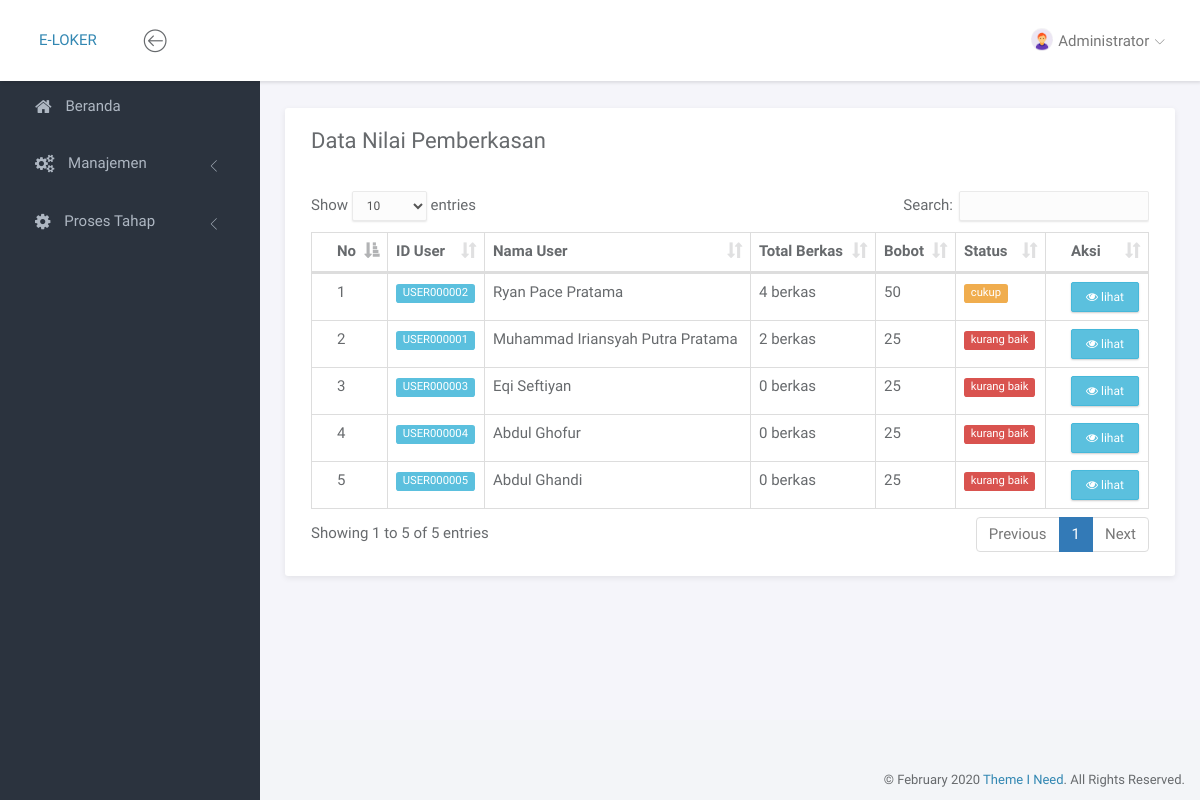
The page /portal/index.php?page=pemberkasan (signed in) on the database as committed earlier.
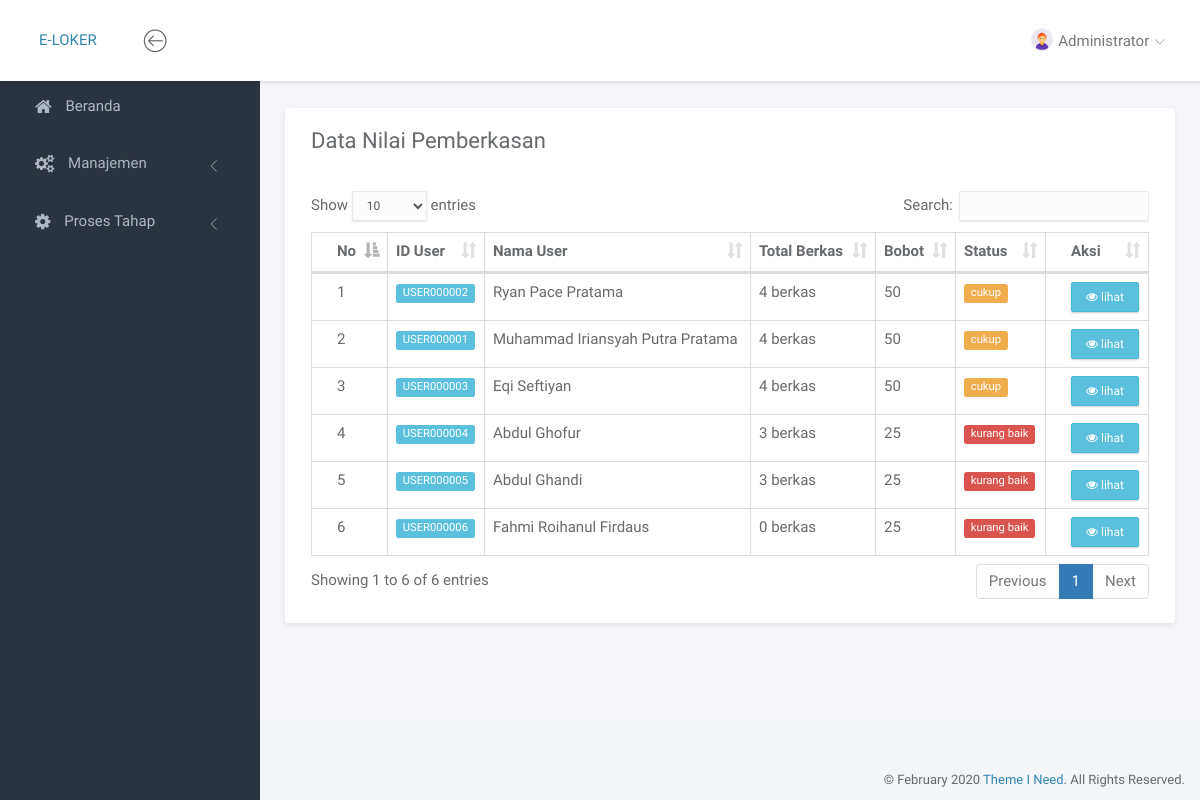
The same page on the database as committed later.
### tables this page shows
CREATE TABLE `pemberkasan` (
  `id` int(10) NOT NULL,
  `user_id` varchar(11) DEFAULT NULL,
  `file_ktp_upload` varchar(100) DEFAULT NULL,
  `file_kk_upload` varchar(100) DEFAULT NULL,
  `file_ijazah_skl_upload` varchar(100) DEFAULT NULL,
  `file_skck_upload` varchar(100) DEFAULT NULL,
  `file_surat_domisili_upload` varchar(100) DEFAULT NULL,
  `file_cv_upload` varchar(100) DEFAULT NULL,
  `pemberkasan_nilai` int(3) DEFAULT NULL,
  `pemberkasan_bobot` int(3) DEFAULT NULL
);

CREATE TABLE `user` (
  `id` varchar(11) NOT NULL,
  `nik` varchar(16) DEFAULT NULL,
  `nama_lengkap` varchar(50) DEFAULT NULL,
  `tgl_lahir` date DEFAULT NULL,
  `alamat` text DEFAULT NULL,
  `jenis_kelamin` enum('L','P') DEFAULT NULL,
  `email` varchar(40) DEFAULT NULL,
  `no_hp` varchar(12) DEFAULT NULL,
  `password` varchar(10) DEFAULT NULL,
  `image_url` varchar(100) DEFAULT NULL,
  `login_terakhir` timestamp NULL DEFAULT NULL
);

### portal/page/admin/pemberkasan/pemberkasan.php (the view, shortened to what this page needs)
<div class="panel panel-headline">
    <div class="panel-heading">
        <div class="row">
            <div class="col-md-12">
                <div class="pull-left">
                    <h3 class="panel-title">Data Nilai Pemberkasan</h3>
                </div>
            </div>
        </div>
    </div>
    <div class="panel-body">
        <div class="row">
            <div class="col-md-12">
                <div class="table-responsive">
                    <table class="table table-bordered example">
                        <thead>
                            <tr>
                                <th>No</th>
                                <th>ID User</th>
                                <th>Nama User</th>
                                <th>Total Berkas</th>
                                <th>Bobot</th>
                                <th>Status</th>
                                <th>Aksi</th>
                            </tr>
                        </thead>
                        <tbody>
                            <?php
                            $no = 1;
                            $q = mysqli_query($conn, "SELECT * FROM pemberkasan
                                                    JOIN user ON pemberkasan.user_id=user.id") or die (mysqli_error($conn));
                            while($data=mysqli_fetch_array($q)){ ?>
                                <tr>
                                    <td><?= $no ?></td>
                                    <td><span class="label label-info"><?= $data[1] ?></span></td>
                                    <td><?= $data['nama_lengkap'] ?></td>
                                    <td><?= getNilaiBerkas($data['pemberkasan_nilai']) ?></td>
                                    <td><?= getNilaiBobot($data['pemberkasan_bobot']) ?></td>
                                    <td><?= getStatus($data['pemberkasan_bobot']) ?></td>
                                    <td>
                                        <a href="?page=userdetail&id=<?= $data[1] ?>" class="btn btn-info btn-xs"><i class="fa fa-eye"></i> lihat</a>
                                    </td>
                                </tr>
                            <?php $no++; } ?>
                        </tbody>
                    </table>
                </div>
            </div>
        </div>
    </div>
</div>

### portal/index.php (shortened to what this page needs)
<?php
	if (!empty($_SESSION['email']) && !empty($_SESSION['password']) && !empty($_SESSION['role'])){
		include "lib/koneksi.php";
?>
<!doctype html>
<html lang="en">
<head>
	<link rel="stylesheet" href="assets/vendor/bootstrap/css/bootstrap.min.css">
	<link rel="stylesheet" href="assets/vendor/font-awesome/css/font-awesome.min.css">
	<link rel="stylesheet" href="assets/vendor/linearicons/style.css">
	<link rel="stylesheet" href="assets/vendor/chartist/css/chartist-custom.css">
	<link rel="stylesheet" href="assets/css/main.css">
	<link rel="stylesheet" href="assets/css/demo.css">
	<link rel="stylesheet" href="assets/vendor/font-awesome/css/font-awesome.min.css">
	<link rel="stylesheet" href="assets/vendor/datatables.net-bs/css/dataTables.bootstrap.min.css">
</head>
<body>
	<div id="wrapper">
		<?php
			include "service.php";
			include "header.php";
			include "sidebar.php";
		?>
		<div class="main">
			<div class="main-content">
				<div class="container-fluid">
					<?php include "content.php"; ?>
				</div>
			</div>
		</div>
		<footer>
			<div class="container-fluid">
				<p class="copyright">&copy; <?= date('F Y') ?> <a href="https://www.themeineed.com" target="_blank">Theme I Need</a>. All Rights Reserved.</p>
			</div>
		</footer>
	</div>
</body>
</html>
<?php
} ?>

### portal/header.php (shortened to what this page needs)
<nav class="navbar navbar-default navbar-fixed-top">
	<div class="brand">
		<a href="?page=beranda">E-LOKER</a>
	</div>
	<div class="container-fluid">
		<div class="navbar-btn">
			<button type="button" class="btn-toggle-fullwidth"><i class="lnr lnr-arrow-left-circle"></i></button>
		</div>
		<div id="navbar-menu">
			<ul class="nav navbar-nav navbar-right">
				<li class="dropdown">
					<a href="#" class="dropdown-toggle" data-toggle="dropdown"><img src="<?= $_SESSION['role'] == 2 ? $auth['image_url'] !== null ? 'file/gambar/'.$auth['image_url'] : 'assets/img/admin.png' : 'assets/img/admin.png' ?>" class="img-circle" alt="Avatar"> <span><?= isset($auth['nama_lengkap']) ? $auth['nama_lengkap'] : $auth['email']  ?></span> <i class="icon-submenu lnr lnr-chevron-down"></i></a>
				</li>
			</ul>
		</div>
	</div>
</nav>

### portal/sidebar.php (shortened to what this page needs)
<div id="sidebar-nav" class="sidebar">
	<div class="sidebar-scroll">
        <nav>
            <ul class="nav">
                <li><a href="?page=beranda" class=""><i class="fa fa-home"></i> <span>Beranda</span></a></li>
                <?php if ($_SESSION['role'] == 1) { ?>
                <li>
                    <a href="#subPages" data-toggle="collapse" class="collapsed"><i class="fa fa-cogs"></i> <span>Manajemen</span> <i class="icon-submenu lnr lnr-chevron-left"></i></a>
                </li>
                <li>
                    <a href="#subPages2" data-toggle="collapse" class="collapsed"><i class="fa fa-cog"></i> <span>Proses Tahap</span> <i class="icon-submenu lnr lnr-chevron-left"></i></a>
                </li>
                <?php } ?>
            </ul>
        </nav>
    </div>
</div>

### portal/content.php (shortened to what this page needs)
<?php
switch($_SESSION['role']){
    case 1:
        if (isset($_GET['page'])) $page=$_GET['page'];
        else $page="admin/beranda";
        if ($page == "beranda")                 include("page/admin/beranda.php");
        elseif ($page == "logout")              include("page/logout.php");
        elseif ($page == 'profil')              include("page/admin/profil/profil.php");
        elseif ($page == 'loker')               include("page/admin/loker/loker.php");
        elseif ($page == 'lokeradd')            include("page/admin/loker/lokeradd.php");
        elseif ($page == 'lokeraddpro')         include("page/admin/loker/lokeraddpro.php");
        elseif ($page == 'lokeredit')           include("page/admin/loker/lokeredit.php");
        elseif ($page == 'lokereditpro')        include("page/admin/loker/lokereditpro.php");
        elseif ($page == 'lokerdelete')         include("page/admin/loker/lokerdelete.php");
        elseif ($page == 'pendaftaran')         include("page/admin/pendaftaran/pendaftaran.php");
        elseif ($page == 'metode')              include("page/admin/metode/metode.php");
        elseif ($page == 'pemberkasan')         include("page/admin/pemberkasan/pemberkasan.php");
        elseif ($page == 'psikotest')           include("page/admin/psikotest/psikotest.php");
        elseif ($page == 'psikotestedit')       include("page/admin/psikotest/psikotestedit.php");
        elseif ($page == 'psikotesteditpro')    include("page/admin/psikotest/psikotesteditpro.php");
        elseif ($page == 'psikotestdelete')     include("page/admin/psikotest/psikotestdelete.php");
        elseif ($page == 'wawancara')           include("page/admin/wawancara/wawancara.php");
        elseif ($page == 'wawancaraedit')       include("page/admin/wawancara/wawancaraedit.php");
        elseif ($page == 'wawancaraeditpro')    include("page/admin/wawancara/wawancaraeditpro.php");
        elseif ($page == 'wawancaradelete')     include("page/admin/wawancara/wawancaradelete.php");
        elseif ($page == 'kesehatan')           include("page/admin/kesehatan/kesehatan.php");
        elseif ($page == 'kesehatanedit')       include("page/admin/kesehatan/kesehatanedit.php");
        elseif ($page == 'kesehataneditpro')    include("page/admin/kesehatan/kesehataneditpro.php");
        elseif ($page == 'kesehatandelete')     include("page/admin/kesehatan/kesehatandelete.php");
        elseif ($page == 'user')                include("page/admin/user/user.php");
        elseif ($page == 'userdetail')          include("page/admin/user/userdetail.php");
        elseif ($page == 'cetak')               include("page/admin/cetak/cetak.php");
        else include("page/404.php");
    break;
}
?>

### portal/service.php (shortened to what this page needs)
<?php
if ($_SESSION['role'] == 2) {
    $getdatauser = mysqli_query($conn, "SELECT * FROM user WHERE email='$_SESSION[email]'");
    $auth = mysqli_fetch_array($getdatauser);
    $getdataberkas = mysqli_query($conn, "SELECT * FROM pemberkasan WHERE user_id='$auth[id]'");
    $pemberkasan = mysqli_fetch_array($getdataberkas);
} else {
    $getdatauser = mysqli_query($conn, "SELECT * FROM admin WHERE email='$_SESSION[email]'");
    $auth = mysqli_fetch_array($getdatauser);
}
function getNilaiBobot($params) {
    $tmp = 0;
    if (!empty($params)) {
        $tmp = $params;
    } else {
        $tmp = '<span class="label label-danger">belum ada</span>';
    }
    return $tmp;
}
function getNilaiBerkas($params) {
    if ($params !== null) {
        $tmp = $params.' berkas';
    } else {
        $tmp = '<span class="label label-danger">belum ada</span>';
    }
    return $tmp;
}
function getStatus($params) {
    if (!empty($params)) {
        $tmp = '';
        if ($params == 100) {
            $tmp = '<span class="label label-success">sangat baik</span>';
        } else if ($params == 75) {
            $tmp = '<span class="label label-info">baik</span>';
        } else if ($params == 50) {
            $tmp = '<span class="label label-warning">cukup</span>';
        } else if ($params == 25) {
            $tmp = '<span class="label label-danger">kurang baik</span>';
        }
        return $tmp;
    } else {
        return '<span class="label label-danger">belum ada</span>';
    }
}
?>

Rows that differ between the two databases and show on the page:
changed pemberkasan "USER000001": pemberkasan_nilai "2 berkas" → "4 berkas"; pemberkasan_bobot "25" → "50"; pemberkasan_bobot "kurang baik" → "cukup"
changed pemberkasan "USER000003": pemberkasan_nilai "0 berkas" → "4 berkas"; pemberkasan_bobot "25" → "50"; pemberkasan_bobot "kurang baik" → "cukup"
changed pemberkasan "USER000004": pemberkasan_nilai "0 berkas" → "3 berkas"
changed pemberkasan "USER000005": pemberkasan_nilai "0 berkas" → "3 berkas"
added pemberkasan: user "USER000006", user.nama_lengkap "Fahmi Roihanul Firdaus", pemberkasan_nilai "0 berkas", pemberkasan_bobot "25", shows "kurang baik"
Other text that changed with them:
text written by a page script: "Show entries Search: Showing 1 to 5 of 5 entries Previous 1 Next" → "Show entries Search: Showing 1 to 6 of 6 entries Previous 1 Next"
